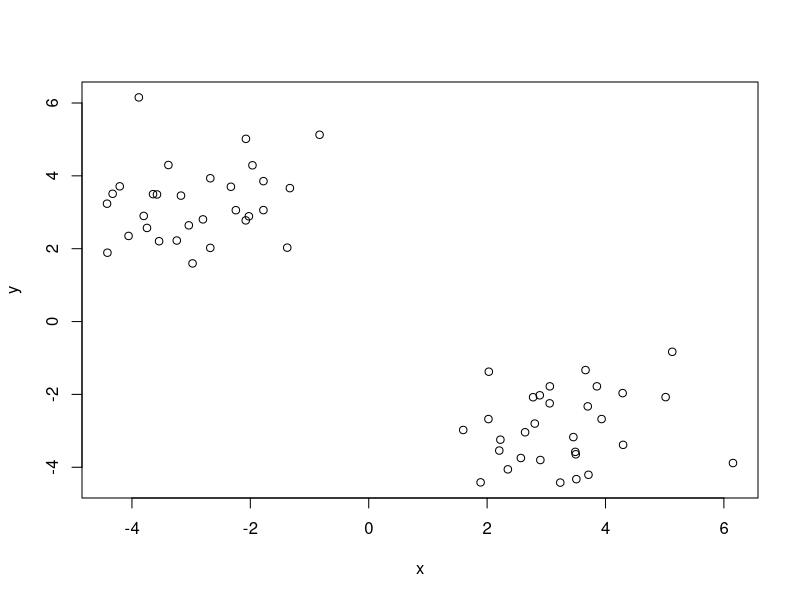
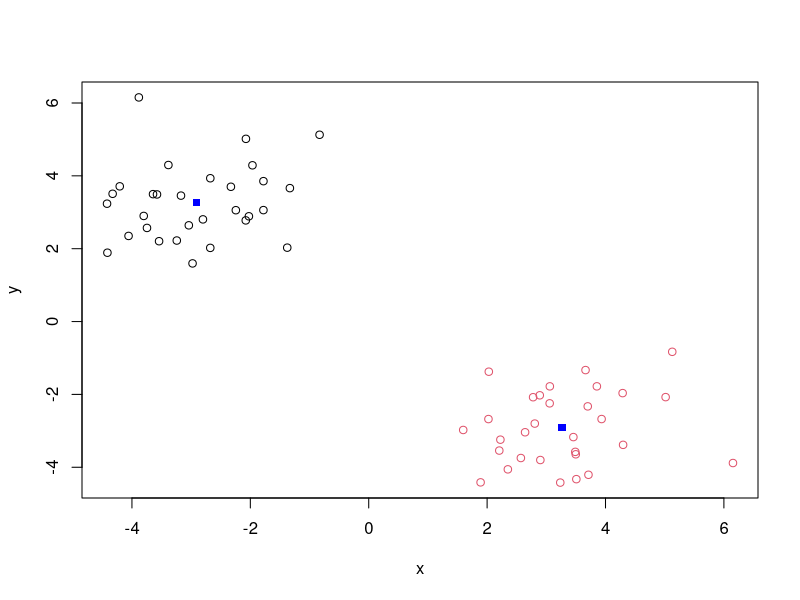
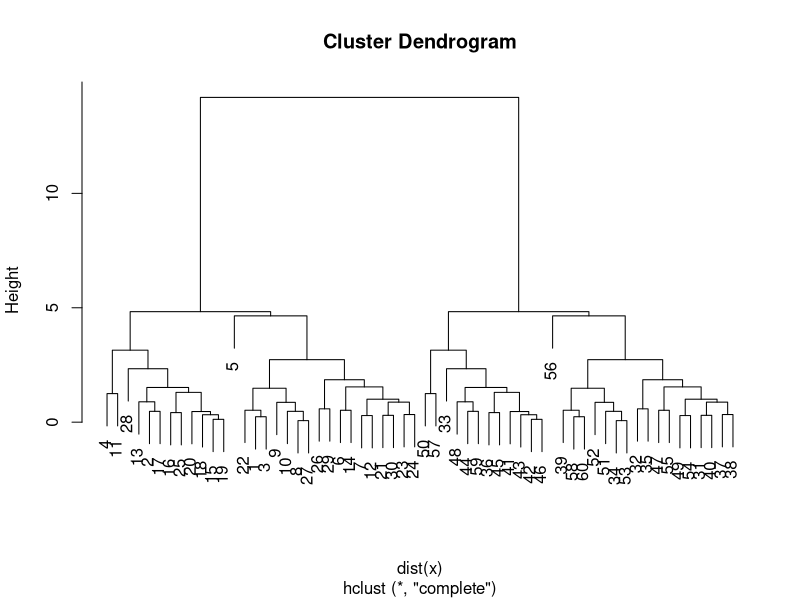

These figures' R source, in order:
# K means example-----------


# Generate some example data for clustering
tmp <- c(rnorm(30,-3), rnorm(30,3))
x <- cbind(x=tmp, y=rev(tmp))
plot(x)

#use the kmeans() functions setting K to 2 and nstart=20
km <- kmeans(x, centers = 2, nstart=20 )
#inspect/print the results
km
#Q. How many points are in each cluster?
#Q. What 'component' of your result object details: cluster size, assignement/membership, centers
km$cluster
km$centers
km$size


#plot x colored by the kmeans cluster assignment and add cluster centers as blue points
plot(x, col=km$cluster)
points(km$centers, col = "blue", pch=15)
#Q. Repeat for k=3, which one has the better total SS?
km3 <- kmeans(x, centers = 3, nstart = 20)
km3
km3$withinss








########Hierarchial clustering example-----------
# First we need to calculate point (dis)similarity
#   as the Euclidean distance between observations
dist_matrix <- dist(x)
dist_matrix
#lets look at the class
class(dist_matrix)
View(as.matrix(dist_matrix))
dim(dist_matrix)
dim(as.matrix(dist_matrix))
# The hclust() function returns a hierarchical
#  clustering model
hc <- hclust(d = dist_matrix)
# the print method is not so useful here
hc
# Create hierarchical cluster model: hc
hc <- hclust(dist(x))
# We can plot the results as a dendrogram
plot(hc)
